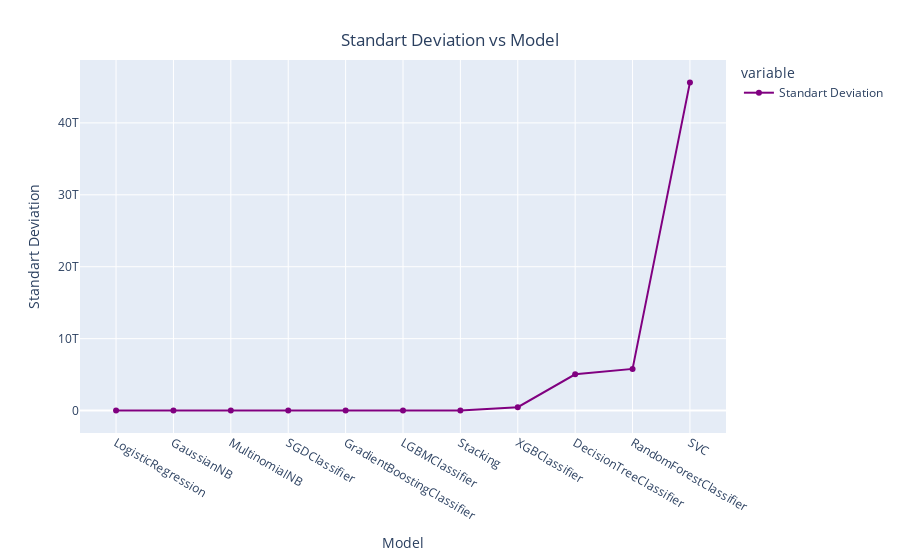

The code cell stored with this chart in its notebook:
### Code cell
line = px.line(data_frame = df_models.sort_values('Standart Deviation', ascending=True),y =['Standart Deviation'], markers = True)
line.update_xaxes(title="Model", rangeslider_visible = False)
line.update_yaxes(title = "Standart Deviation")
line.update_traces(line_color="purple")
line.update_layout(showlegend = True,
                   title = {
                       'text': 'Standart Deviation vs Model',
                       'y':0.94,
                       'x':0.5,
                       'xanchor': 'center',
                       'yanchor': 'top'})

line.show()

### Figure 1 — Plotly figure (JSON) as saved in the notebook; plotly's stock layout.template omitted (floating-point values rounded to 4 significant figures)
{"data": [{"hovertemplate": "variable=Standart Deviation<br>Name=%{x}<br>value=%{y}<extra></extra>", "legendgroup": "Standart Deviation", "line": {"color": "purple", "dash": "solid"}, "marker": {"symbol": "circle"}, "mode": "markers+lines", "name": "Standart Deviation", "orientation": "v", "showlegend": true, "type": "scatter", "x": ["LogisticRegression", "GaussianNB", "MultinomialNB", "SGDClassifier", "GradientBoostingClassifier", "LGBMClassifier", "Stacking", "XGBClassifier", "DecisionTreeClassifier", "RandomForestClassifier", "SVC"], "xaxis": "x", "y": [0.003843, 0.003843, 0.003843, 0.003843, 0.003843, 0.003843, 0.003843, 472600000000.0, 5041000000000.0, 5799000000000.0, 45630000000000.0], "yaxis": "y"}], "layout": {"legend": {"title": {"text": "variable"}, "tracegroupgap": 0}, "margin": {"t": 60}, "showlegend": true, "title": {"text": "Standart Deviation vs Model", "x": 0.5, "xanchor": "center", "y": 0.94, "yanchor": "top"}, "xaxis": {"anchor": "y", "domain": [0, 1], "rangeslider": {"visible": false}, "title": {"text": "Model"}}, "yaxis": {"anchor": "x", "domain": [0, 1], "title": {"text": "Standart Deviation"}}}}
